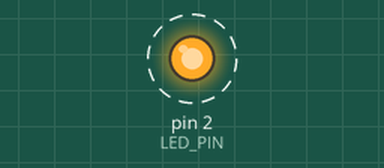
Bench run of a sketch on a simulated Arduino Uno, built with avr-gcc and run on an emulated ATmega328P. Shown: output pins drawn as LEDs (lit = HIGH). Dashed ring = blinking.

Above: at 0.5 s.
Timing chart, 0 to 4.6 s (numbered marks = the images above):
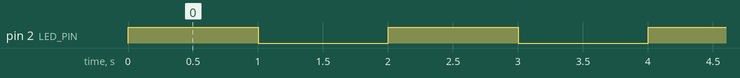

The sketch:

AtTinyBlink.ino
```cpp
/*
  Blink
  ------------------------------------------------------------------------------

  [ See pinout: https://goo.gl/ijL0of ]

  Turns on an LED on for one second, then off for one second, repeatedly.

  [ LED_PIN ] -> [Resistor 240R] -> [LED] -> [Ground]


  Recommended Settings For This Sketch
  ------------------------------------------------------------------------------

  Tools > Board                 : ATTiny13
  Tools > Processor Version     : ATTiny13
  Tools > Use Bootloader        : No (ISP Programmer Upload)
  Tools > Processor Speed       : 9.6MHz Internal Oscillator
  Tools > Millis, Tone Support  : Millis Available, No Tone
  Tools > Millis Accuracy       : 1.666%
  Tools > Print Support         : Bin, Hex, Dec Supported
  Tools > Serial Support        : Half Duplex, Read+Write

  Serial Reminder
  ------------------------------------------------------------------------------
  The Baud Rate is IGNORED on the Tiny13 due to using a simplified serial.

  The actual Baud Rate used is dependant on the Processor Speed.

  9.6MHz will be 57600 Baud
  4.8MHz will be 9600 Baud
  1.2MHz will be 9600 Baud

  If you get garbage output:

    1. Check baud rate as above
    2. Check if you have anything else connected to TX/RX like an LED
    3. Check OSCCAL (see Examples > 05.Tools > OSCCAL_Helper

  Pinout
  ------------------------------------------------------------------------------
  For ATTiny13 Arduino Pinout: https://goo.gl/ijL0of

  Important:
    pinMode() must only be used with the "digital pin numbers" 0 .. n
    pins default to INPUT, you do not need to pinMode() to INPUT if you are only
    ever doing an analogRead() from the pin.

    analogRead() must only be used with the "analog pin numbers" A0 .. n


  Space Saving Tips
  ------------------------------------------------------------------------------

  You don't have much flash or ram to work with.  Remember to think about
  datatype sizes!  Use the options under the Tools menu to reduce capabilities
  hopefully in exchange for more code size (especially Millis and Print).

  Running short on memory, try this tool to help you track down optimisable areas:
    http://sparks.gogo.co.nz/avr-ram-use.html

  Good Luck With Your Itsy Bitsy Teeny Weeny AVR Arduineee

*/

const uint8_t LED_PIN = 2;

void setup()
{
  pinMode(LED_PIN, OUTPUT);
}


void loop()
{
  digitalWrite(LED_PIN, HIGH);
  delay(1000);
  digitalWrite(LED_PIN, LOW);
  delay(1000);
}
```

Measured:
- by itself, pin 2 (LED_PIN): alternates HIGH for 1.0 s and LOW for 1.0 s
